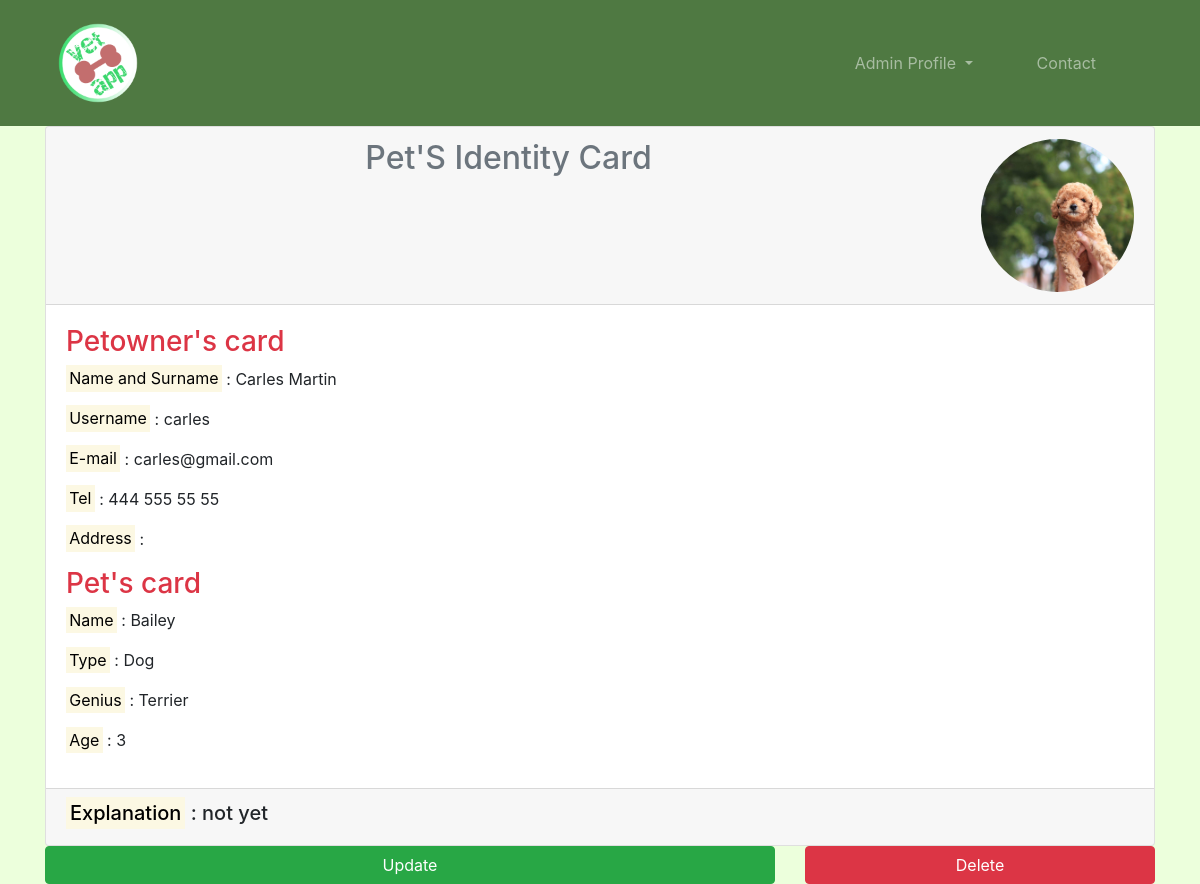
The app's page /pet/detail/34 (signed in), older data.
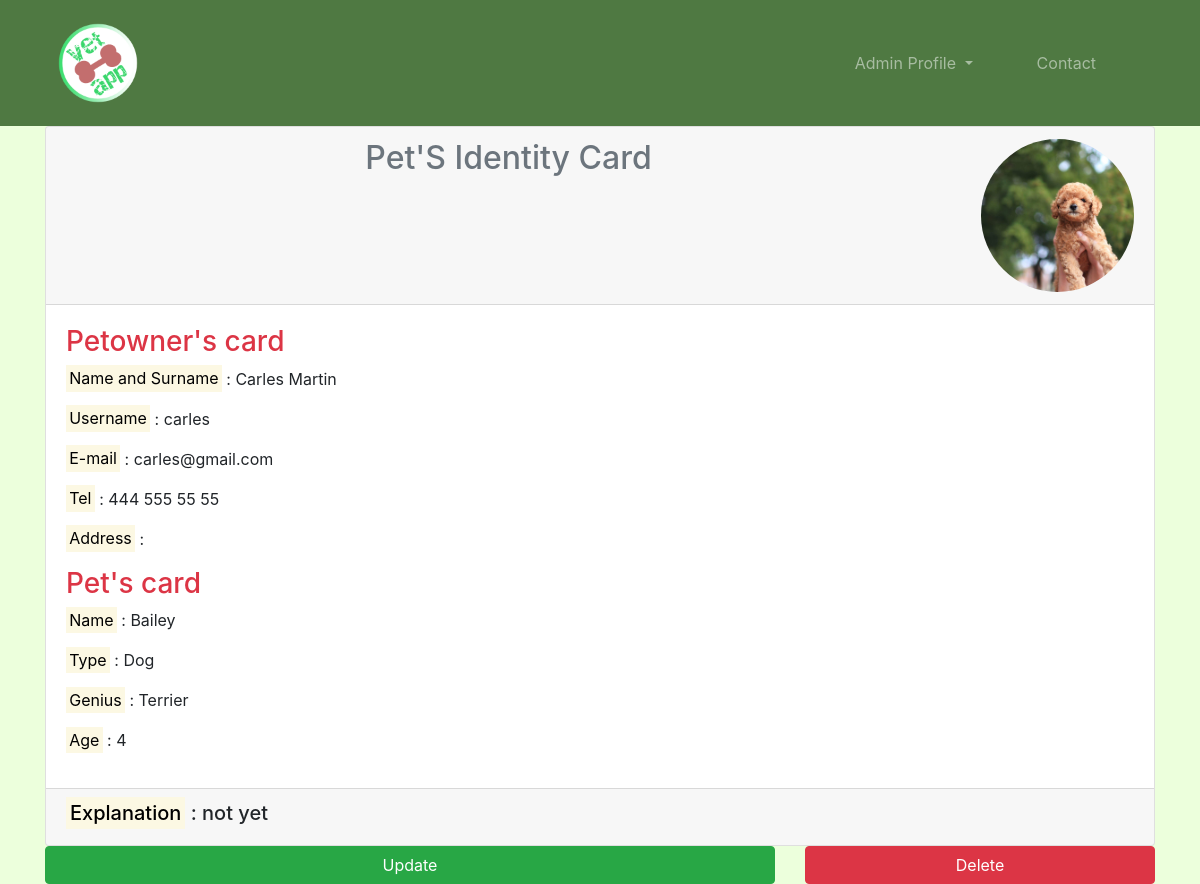
The same page, newer data.
### pet/models.py (models this page shows)
class Pet(models.Model):
    petowner = models.ForeignKey("auth.user", on_delete=models.CASCADE)
    image = models.FileField(null=True, blank=True, verbose_name="Image")
    type = models.CharField(max_length=20, verbose_name="Type")
    genius = models.CharField(max_length=20, verbose_name="Genius")
    name = models.CharField(max_length=20, verbose_name="Name")
    age = models.CharField(max_length=4, verbose_name="Age")
    explanation = models.TextField(verbose_name="Explanation")
    created_date = models.DateField(auto_now_add=True, verbose_name="Created Date")

### pet/views.py (the view)
# urls.py: path('detail/<int:id>', views.detail, name='detail'),
@login_required(login_url="user:login")
@user_passes_test(lambda u: u.is_superuser)
def detail(request,id):
    pet = get_object_or_404(Pet, id=id) #önemli çekilecek veri bu
    user = get_object_or_404(User, pet=pet)
    petowner = get_object_or_404(Petowner, user=user)
    return render(request, "detail.html", {"pet":pet, "user":user, "petowner":petowner})

### templates/detail.html (shortened to what this page needs)
{% extends "base.html" %}
{% block body %}
    <header class="container-fluid">
        <div class="container">
            <div class="card">
                <div class="card-header text-center">
                    <div class="row">
                        <div class="col-md-9 col-lg-10">
                            <h2 class="text-center text-muted">Pet'S Identity Card</h2>
                        </div>
                        <div class="col-md-3 col-lg-2">
                            {% if pet.image %}
                                <img src="{{pet.image.url}}" class="img-fluid rounded-circle">
                            {% endif %}
                        </div>
                    </div>
                </div>
                <div class="card-body">
                        <h3 class="text-danger">Petowner's card</h3>
                        <p><mark>Name and Surname</mark> : {{pet.petowner.first_name}} {{pet.petowner.last_name}}</p>
                        <p><mark>Username</mark> : {{pet.petowner}}</p>
                        <p><mark>E-mail</mark> : {{pet.petowner.email}}</p>
                        <p><mark>Tel</mark> : {{petowner.tel}}</p>
                        <p><mark>Address</mark> : {{petowner.addres}}</p>
                        <h3 class="text-danger">Pet's card</h3>
                        <p><mark>Name</mark> : {{pet.name}}</p>
                        <p><mark>Type</mark> : {{pet.type}}</p>
                        <p><mark>Genius</mark> : {{pet.genius}}</p>
                        <p><mark>Age</mark> : {{pet.age}}</p>
                </div>
                <div class="card-footer">
                    <div class="row">
                        <div class="col-12">
                            <h5><mark>Explanation</mark> : {{pet.explanation}}</h5>
                        </div>
                    </div>
                </div>
            </div>
            <div class="row">
                <div class="col-8">
                    <a class="btn btn-success d-block w-100" href="/pet/update/{{pet.id}}">Update</a>
                </div>
                <div class="col-4">
                    <a class="btn btn-danger d-block w-100" href="/pet/delete/{{pet.id}}">Delete</a>
                </div>
            </div>
        </div>
    </header>
{% endblock %}

Row changes from the older to the newer data that the page shows:
changed Pet "not yet": age "3" → "4"
